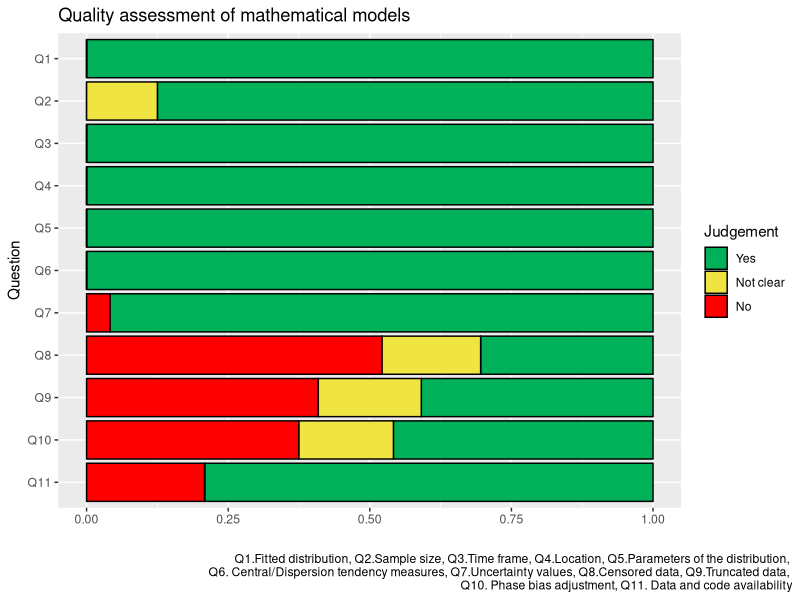
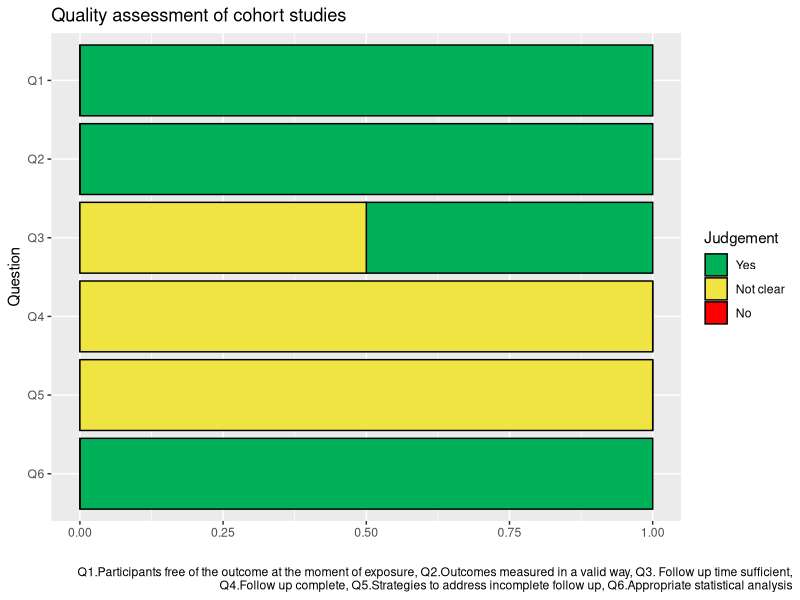
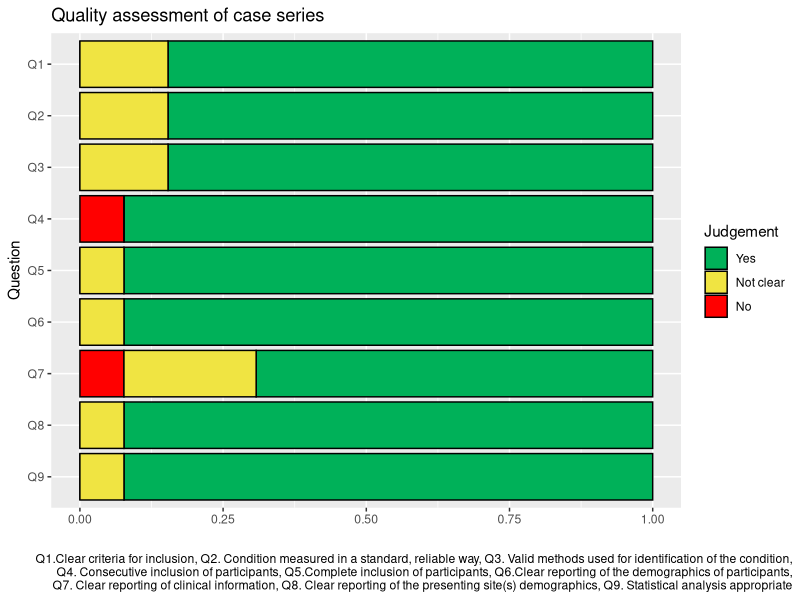
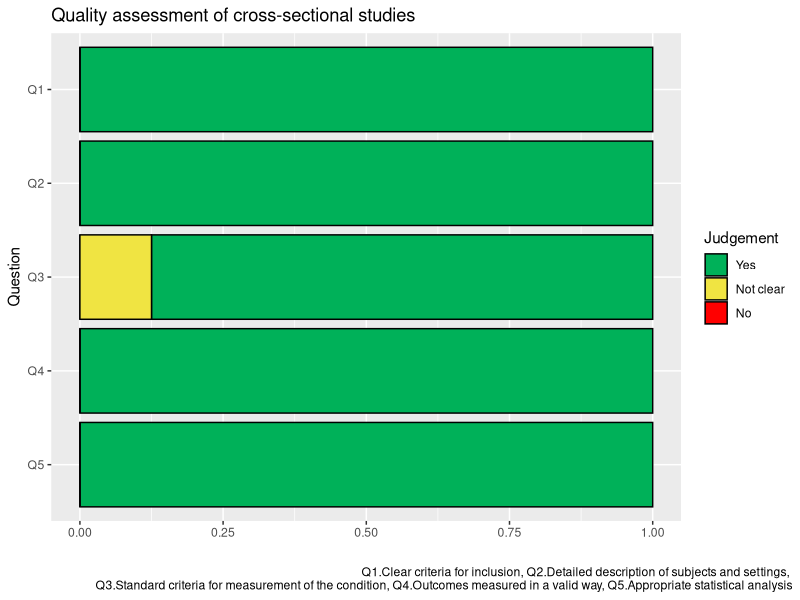
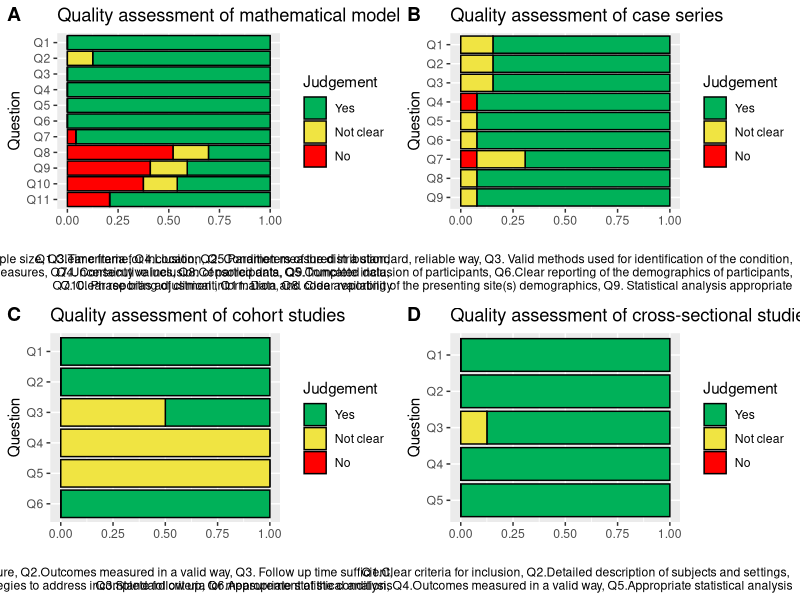

The R source for these figures, in order:
library(ggplot2)
library(readxl)
library(tidyverse)
library(ggtext)

#quality mathematical models

mm <- read_excel("data/bd.xlsx", sheet = "quality_mm")

mm$question <- factor(mm$question,                                    
                      levels = c("Q11", "Q10", "Q9","Q8",
                                 "Q7","Q6","Q5",
                                 "Q4","Q3","Q2",
                                 "Q1"))


mm$answer <- factor(mm$answer,                                    
                    levels = c("Yes", "Not clear", "No"))

mm_g <- ggplot(mm, aes(fill = answer, y = proportion, x = question)) +
  geom_bar(colour= "black", position = "stack", stat = "identity") + 
  coord_flip() + labs(title="Quality assessment of mathematical models",
                      x="Question", y = "", fill="Judgement", caption="Q1.Fitted distribution, Q2.Sample size, Q3.Time frame, Q4.Location, Q5.Parameters of the distribution, 
        Q6. Central/Dispersion tendency measures, Q7.Uncertainty values, Q8.Censored data, Q9.Truncated data, 
        Q10. Phase bias adjustment, Q11. Data and code availability") + 
  theme(plot.caption.position="plot") + scale_fill_manual(values=c("#00B159","#F0E442","#ff0000"))
mm_g


#quality cohorts

coh <- read_excel("data/bd.xlsx", sheet = "quality_cohort")

coh$question <- factor(coh$question,                                    
                       levels = c("Q6","Q5",
                                  "Q4","Q3","Q2",
                                  "Q1"))


coh$answer <- factor(coh$answer,                                    
                     levels = c("Yes", "Not clear", "No"))

coh_g <- ggplot(coh, aes(fill = answer, y = proportion, x = question)) +
  geom_bar(colour= "black", position = "stack", stat = "identity") + 
  coord_flip() + labs(title="Quality assessment of cohort studies",
                      x="Question", y = "", fill="Judgement", 
                      caption="Q1.Participants free of the outcome at the moment of exposure, Q2.Outcomes measured in a valid way, Q3. Follow up time sufficient,
                      Q4.Follow up complete, Q5.Strategies to address incomplete follow up, Q6.Appropriate statistical analysis") + 
  theme(plot.caption.position="plot") + scale_fill_manual(values=c("#00B159","#F0E442","#ff0000"))
coh_g


#quality case series


cse <- read_excel("data/bd.xlsx", sheet = "quality_cseries")

cse$question <- factor(cse$question,                                    
                       levels = c("Q9","Q8","Q7","Q6","Q5",
                                  "Q4","Q3","Q2",
                                  "Q1"))


cse$answer <- factor(cse$answer,                                    
                     levels = c("Yes", "Not clear", "No"))

cse_g <- ggplot(cse, aes(fill = answer, y = proportion, x = question)) +
  geom_bar(colour= "black", position = "stack", stat = "identity") + 
  coord_flip() + labs(title="Quality assessment of case series",
                      x="Question", y = "", fill="Judgement", caption="Q1.Clear criteria for inclusion, Q2. Condition measured in a standard, reliable way, Q3. Valid methods used for identification of the condition,
                      Q4. Consecutive inclusion of participants, Q5.Complete inclusion of participants, Q6.Clear reporting of the demographics of participants,
                      Q7. Clear reporting of clinical information, Q8. Clear reporting of the presenting site(s) demographics, Q9. Statistical analysis appropriate") + 
  theme(plot.caption.position="plot") + scale_fill_manual(values=c("#00B159","#F0E442","#ff0000"))
cse_g


#quality cross sectional


csec <- read_excel("data/bd.xlsx", sheet = "quality_csectional")

csec$question <- factor(csec$question,                                    
                        levels = c("Q5",
                                   "Q4","Q3","Q2",
                                   "Q1"))


csec$answer <- factor(csec$answer,                                    
                      levels = c("Yes", "Not clear", "No"))

csec_g <- ggplot(csec, aes(fill = answer, y = proportion, x = question)) +
  geom_bar(colour= "black", position = "stack", stat = "identity") + 
  coord_flip() + labs(title="Quality assessment of cross-sectional studies",
                      x="Question", y = "", fill="Judgement", 
                      caption="Q1.Clear criteria for inclusion, Q2.Detailed description of subjects and settings, 
                      Q3.Standard criteria for measurement of the condition, Q4.Outcomes measured in a valid way, Q5.Appropriate statistical analysis") + 
  theme(plot.caption.position="plot") + scale_fill_manual(values=c("#00B159","#F0E442","#ff0000"))
csec_g

overall <- cowplot::plot_grid(mm_g, cse_g, coh_g, csec_g, nrow = 2, labels = "AUTO")  

ggsave(plot = overall,        
       filename = "overall.png", 
       width = 15.5,                 # Width of image 
       height = 9,             # Height of image 
       dpi = 1000) 

